Frame 1 (no input): blank canvas, image omitted
Frame 60 (the mouse pressed at the canvas centre just before this capture): blank canvas, image omitted
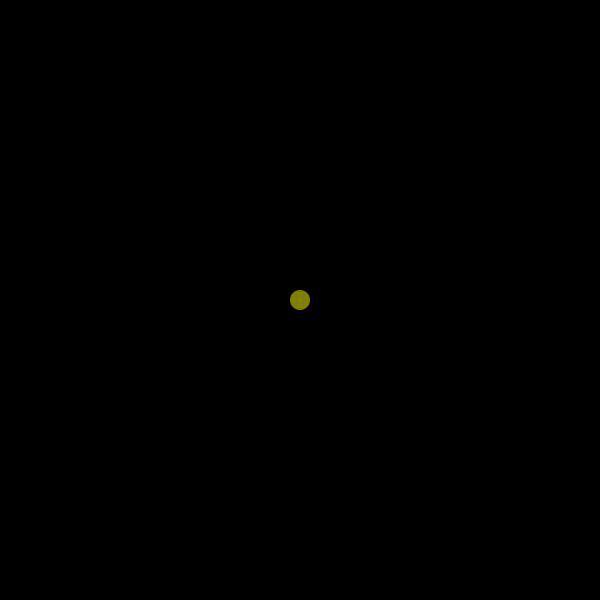
Frame 120 (the mouse held since frame 60 and released just before this capture)

The Processing sketch whose frames 1 and 60 were blank and that drew this single picture after the mouse press (run headless with seeded random() and noise(); from frame 60 on, the mouse is pressed at the canvas centre):

// Processing sketch: EllipseColorChange
// ── EllipseColorChange.pde
void setup() {
  size(600,600);
  background(0);
  noStroke();

}

void draw() {
  //Map takes 5 values, input,Input min, input max, output min, output max 
  background(0);
  float myRed = map(mouseX,0,width,0,255);
  float myGreen = map(mouseY,0,height,0,255);
  
  fill(myRed, myGreen, 0);
  ellipse(mouseX,mouseY,20,20);
 
}
